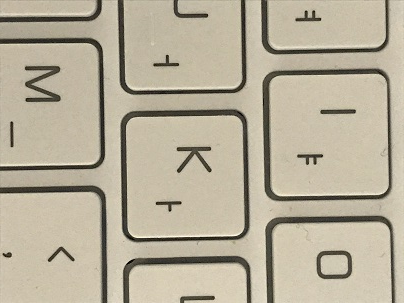
#> input picture keybord.jpg, 404 x 303 px
$ python opencv_document_scan.py
#> lines starting #> are read from the running program, lines starting #| are printed output that depends on the picture; after the words box and inside, x2 and y2 are one past the last pixel; in counts of white or black regions, pixels touching at a corner belong together
import sys
import cv2
import numpy as np
import os


def drawROI(img, corners):
    cpy = img.copy()
    c1 = (192, 192, 255)
    c2 = (128, 128, 255)

    for pt in corners:
        cv2.circle(cpy, tuple(pt), 25, c1, -1, cv2.LINE_AA)

    cv2.line(cpy, tuple(corners[0]), tuple(corners[1]), c2, 2, cv2.LINE_AA)
    cv2.line(cpy, tuple(corners[1]), tuple(corners[2]), c2, 2, cv2.LINE_AA)
    cv2.line(cpy, tuple(corners[2]), tuple(corners[3]), c2, 2, cv2.LINE_AA)
    cv2.line(cpy, tuple(corners[3]), tuple(corners[0]), c2, 2, cv2.LINE_AA)

    disp = cv2.addWeighted(img, 0.3, cpy, 0.7, 0)
    return disp


def onMouse(event, x, y, flags, param):
    global srcQuad, dragSrc, ptOld, src

    # 버튼이 눌렸을 때
    if event == cv2.EVENT_LBUTTONDOWN:
        for i in range(4):
            if cv2.norm(srcQuad[i] - (x, y)) < 25:
                dragSrc[i] = True
                ptOld = (x, y)
                break

    if event == cv2.EVENT_LBUTTONUP:
        for i in range(4):
            dragSrc[i] = False

    if event == cv2.EVENT_MOUSEMOVE:
        for i in range(4):
            if dragSrc[i]:
                dx = x - ptOld[0]
                dy = y - ptOld[1]

                srcQuad[i] += (dx, dy)

                cpy = drawROI(src, srcQuad)
                cv2.imshow('img', cpy)
                ptOld = (x, y)
                break


src = cv2.imread('keybord.jpg', cv2.IMREAD_COLOR)
#> src is the input picture: shape (303, 404, 3); mean B, G, R 154.3, 174.5, 183

if src is None:
    print('Camera load failed!')
    sys.exit()

# 입력 영상 크기 및 출력 영상 크기
h, w = src.shape[:2]
#> h = 303; w = 404
dw = 500
dh = round(dw*297/210)

# 모서리 점들의 좌표, 드래그 상태 여부 gg
srcQuad = np.array(
    [[30, 30], [30, h - 30], [w - 30, h - 30], [w - 30, 30]], np.float32)
dstQuad = np.array(
    [[0, 0], [0, dh - 1], [dw - 1, dh - 1], [dw - 1, 0]], np.float32)
dragSrc = [False, False, False, False]

# src 초기 화면에 srcQuad 표시하려고 diplay 변수 만듦
disp = drawROI(src, srcQuad)
#> after the loop in drawROI, `for pt in corners:`:
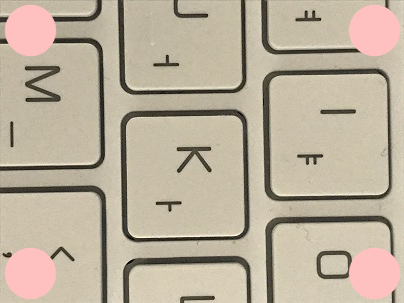
#> cpy: shape (303, 404, 3); 7.09% of pixels changed, all inside (x1, y1, x2, y2) = (4, 4, 401, 300)
#> in drawROI, `cv2.line(cpy, tuple(corners[3]), tuple(corners[0]), c2, 2, cv2.LINE_AA)`:
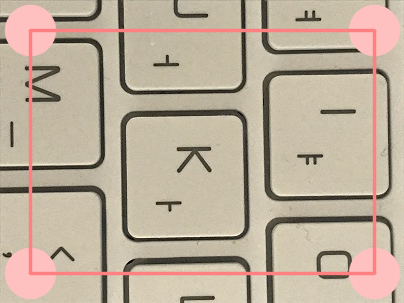
#> cpy: shape (303, 404, 3); mean B, G, R 155.5, 173.7, 189.5
#> in drawROI, `disp = cv2.addWeighted(img, 0.3, cpy, 0.7, 0)`:
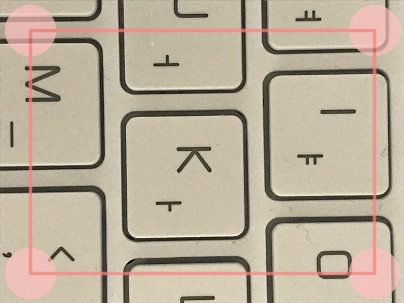
#> disp: shape (303, 404, 3); mean B, G, R 155.1, 173.9, 187.6

cv2.imshow('img', disp)
cv2.setMouseCallback('img', onMouse)

while True:
    key = cv2.waitKey()
#> (key Esc is pressed here)
    if key == 13:
        break
    elif key == 27:
        cv2.destroyWindow('img')
        sys.exit()
#> (the program exits here)
